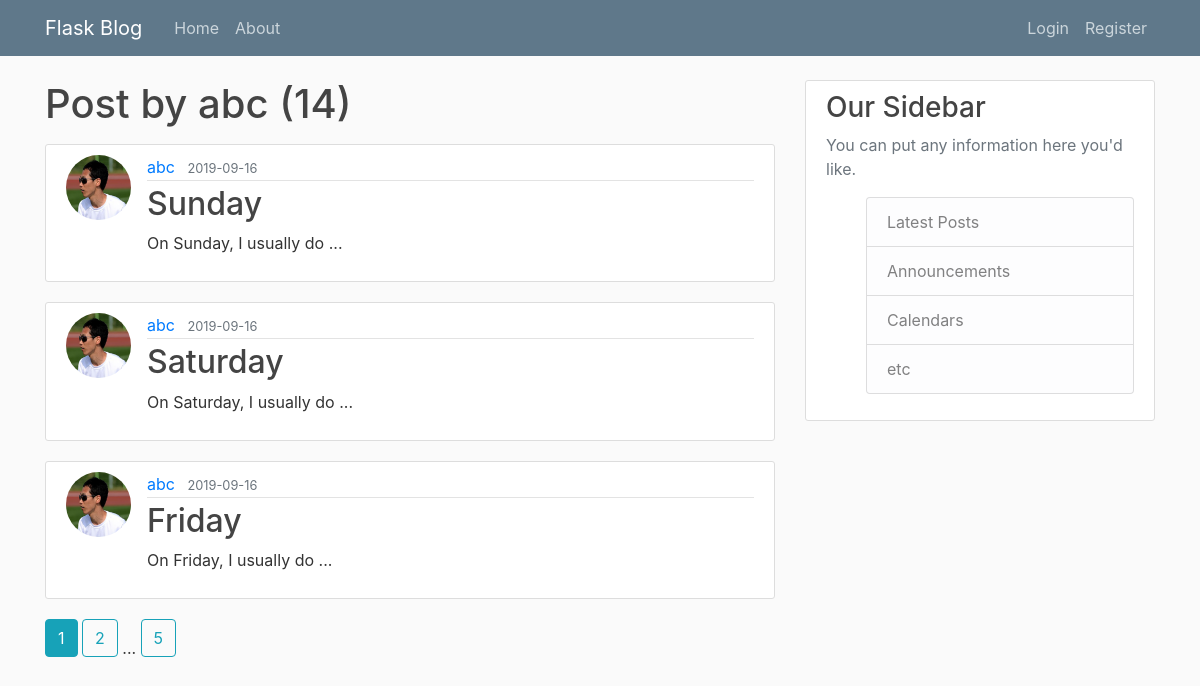
Screenshot of /user/abc with the database file from the repository.
### DBwithFlaskPackage/models.py (models this page shows, shortened)
class User(db.Model, UserMixin):
	id = db.Column(db.Integer, primary_key=True)
	username = db.Column(db.String(20), unique=True, nullable=False)
	email = db.Column(db.String(120), unique=True, nullable=False)
	image_file = db.Column(db.String(20), nullable=False, default="default.png")
	password = db.Column(db.String(60), nullable=False)
	posts = db.relationship('Post', backref='author', lazy=True)

class Post(db.Model):
	id = db.Column(db.Integer, primary_key=True)
	title = db.Column(db.String(100), nullable=False)
	date_posted = db.Column(db.DateTime, nullable=False, default=datetime.utcnow)
	content = db.Column(db.Text, nullable=False)
	user_id = db.Column(db.Integer, db.ForeignKey('user.id'), nullable=False)

### DBwithFlaskPackage/routes.py (the view)
@app.route("/user/<string:username>")
def	user_posts(username):
	page = request.args.get('page', 1, type = int)
	user = User.query.filter_by(username = username).first_or_404()
	posts = Post.query.filter_by(author = user)\
		.order_by(Post.date_posted.desc())\
		.paginate(page = page, per_page = 3)
	return render_template("user_posts.html", posts = posts, user = user)

### DBwithFlaskPackage/templates/user_posts.html
{% extends "layout.html" %}
{% block content %}
	<h1 class="mb-3">Post by {{user.username}} ({{posts.total}})</h1>
	{% for post in posts.items %}
		<article class="media content-section">
			<img class="rounded-circle article-img" src="{{url_for('static', filename = 'profile_pics/' + post.author.image_file)}}">
			<div class="media-body">
				<div class="article-metadata">
					<a class="mr-2" href="{{url_for('user_posts', username = post.author.username)}}">{{ post.author.username }}</a>
					<small class="text-muted">{{ post.date_posted.strftime('%Y-%m-%d') }}</small>
				</div>
				<h2><a class="article-title" href="{{url_for('post', post_id=post.id)}}">{{ post.title }}</a></h2>
				<p class="article-content">{{ post.content }}</p>
			</div>
		</article>
	{% endfor %}
	{%for page_num in posts.iter_pages(left_edge = 1, right_edge = 1, left_current = 1, right_current = 2)%}
		{%if page_num%}
			{%if posts.page == page_num%}
				<a class="btn btn-info mb-4" href="{{url_for('user_posts', username = user.username, page = page_num)}}">{{page_num}}</a>
			{%else%}
				<a class="btn btn-outline-info mb-4" href="{{url_for('user_posts', username = user.username, page = page_num)}}">{{page_num}}</a>
			{%endif%}
		{%else%}
			...
		{%endif%}
	{%endfor%}
{% endblock content %}

### DBwithFlaskPackage/static/main.css (style rules this page uses)
body { background: #fafafa; color: #333333; margin-top: 5rem; }
h1, h2, h3, h4, h5, h6 { color: #444444; }
.content-section { background: #ffffff; padding: 10px 20px; border: 1px solid #dddddd; border-radius: 3px; margin-bottom: 20px; }
.article-title { color: #444444; }
.article-content { white-space: pre-line; }
.article-img { height: 65px; width: 65px; margin-right: 16px; }
.article-metadata { padding-bottom: 1px; margin-bottom: 4px; border-bottom: 1px solid #e3e3e3 }

### rows the page displays
User: username "abc"
Post: image_file (picture), author.username "abc", date_posted "2019-09-16", title "Sunday", content "On Sunday, I usually do ..."
Post: image_file (picture), author.username "abc", date_posted "2019-09-16", title "Saturday", content "On Saturday, I usually do ..."
Post: image_file (picture), author.username "abc", date_posted "2019-09-16", title "Friday", content "On Friday, I usually do ..."

### other values shown
{{ posts.total }} "14"
{{ page_num }} "1"
{{ page_num }} "2" "5"
